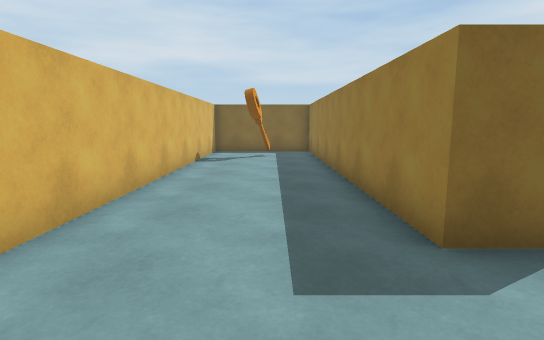
view 1 (above)

16 first-person views from a walk through a scene from a Unity 3-D project. The camera is 1.3 m above the floor, tilts 8° down and sees 80° across. The floor is counted in squares, 1 m on a side. Each view is taken from the middle of a square. On the plan, view 1 faces up. The plan holds only what a view shows up to about 14 squares ahead; the rest is blank. The player character is not drawn.

view 2
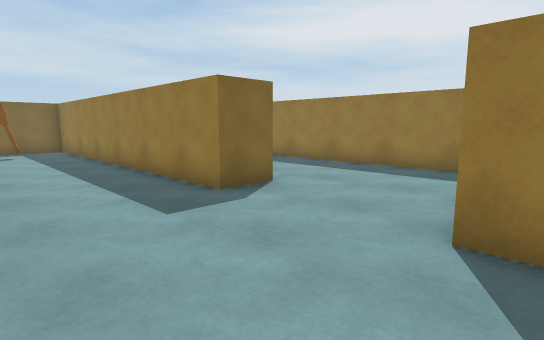

view 3
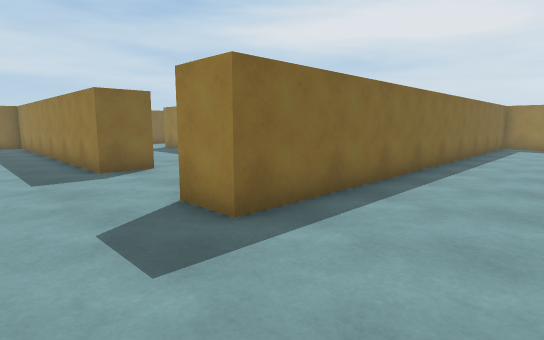

view 4
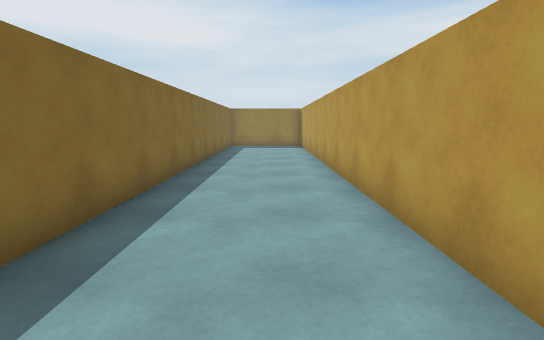

view 5
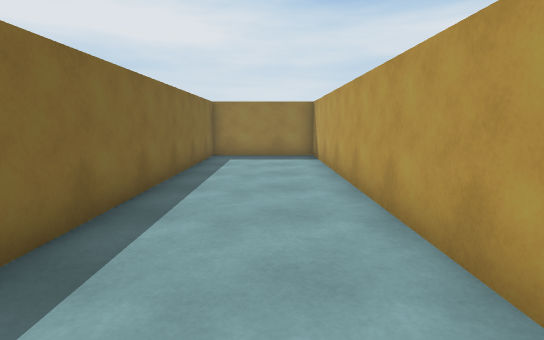

view 6
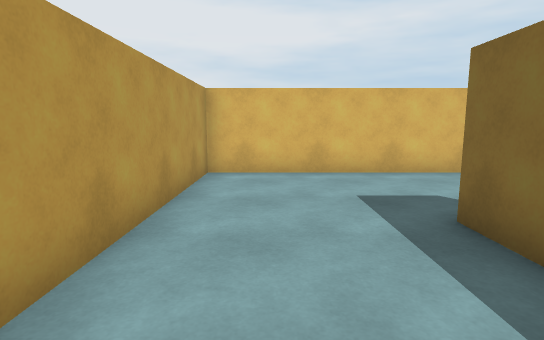

view 7
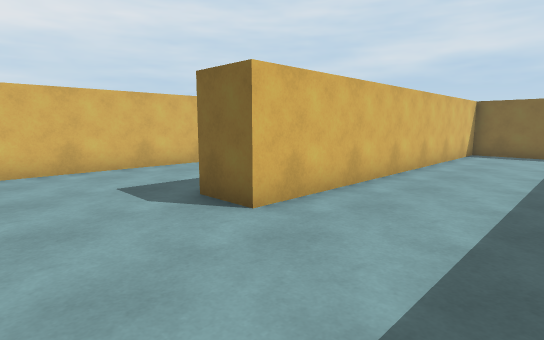

view 8
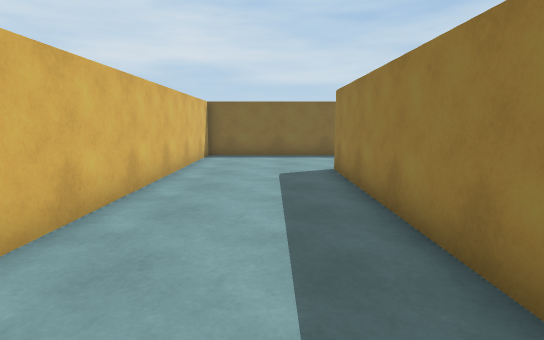

view 9
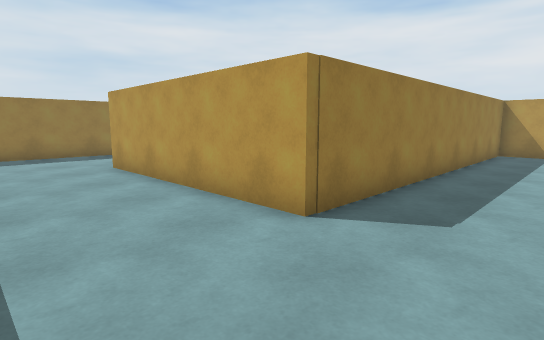

view 10
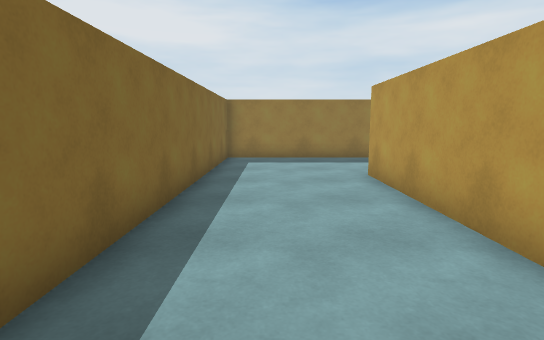

view 11
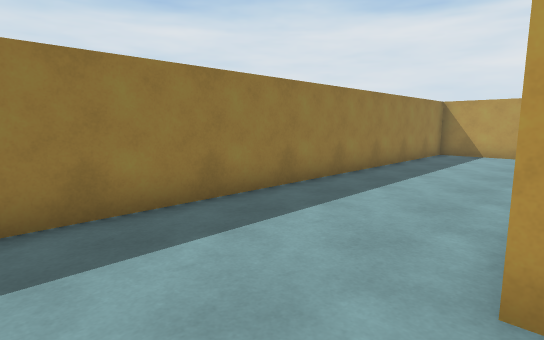

view 12
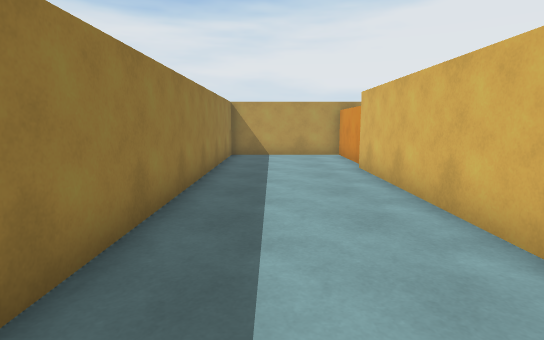

view 13
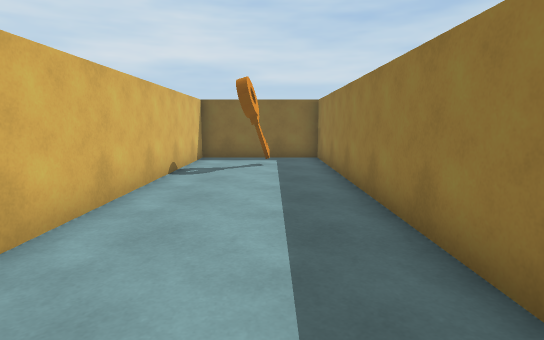

view 14
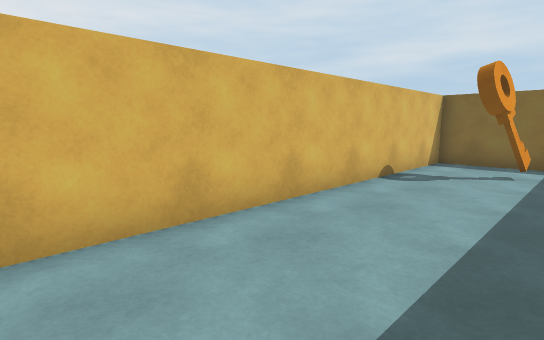

view 15
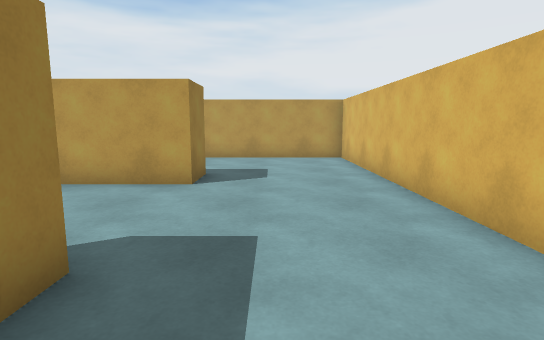

view 16
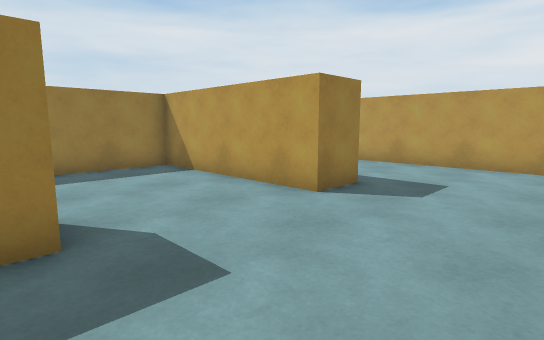

### Floor plan
Points are (right, up) in squares from view 1. A wall is a line through its corners. A room is listed if a view was taken in it or the views show most of it. See-through windows are left out.
Room 1 (views 1, 2, 3, 4, 5, 6, 7, 8, 9, 10, 11, 12, 13, 14, 15, 16)
walls: (15.1, 2.4) (15.1, -1) (19.7, -1) (19.7, 15.7) (3.3, 15.7) (3.3, 3.3) (1.8, 3.3) (1.8, 15.7) (-2.7, 15.7) (-2.7, -6.8) (19.7, -6.8) (19.7, -2.5) (1.8, -2.5) (1.8, -1) (7.8, -1) (7.8, 11.5) (15.4, 11.5); (15.4, 10) (15.4, 3.1)
objects: key (-1, 13)

Where each view was taken, in squares from view 1:
view 1: 0 up, 0 right, facing up
view 2: 2 down, 2 left, facing up-right
view 3: 6 down, 1 left, facing up-right
view 4: 5 down, 0 right, facing right
view 5: 5 down, 6 right, facing right
view 6: 5 down, 6 right, facing left
view 7: 0 up, 7 right, facing up-left
view 8: 2 up, 6 right, facing up
view 9: 15 up, 5 right, facing down-right
view 10: 14 up, 7 right, facing right
view 11: 14 up, 15 right, facing down-right
view 12: 13 up, 18 right, facing down
view 13: 3 up, 0 right, facing up
view 14: 4 up, 1 right, facing up-left
view 15: 6 up, 0 right, facing down
view 16: 4 up, 2 left, facing down-right
